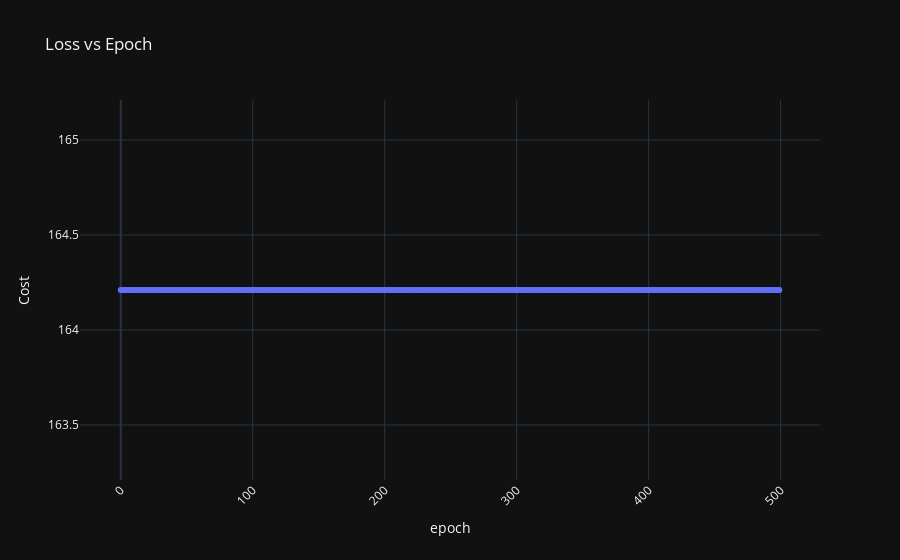

The notebook cell saved with this chart:
### Code cell
fig = px.line(
    ep_cost, 
    y="least_cost", 
    x="epoch", 
    labels={
        "least_cost": "Cost"
    },
    height=600,
    markers=True,
    title="Loss vs Epoch", 
)
fig.layout.template = "plotly_dark"
fig.update_xaxes(
    tickangle = -45,
)
fig.show()

### Figure 1 — Plotly figure (JSON) as saved in the notebook; plotly's stock layout.template omitted (floating-point values rounded to 4 significant figures; data arrays with more than 128 entries replaced by an {"elided": "..."} marker saying what was removed)
{"data": [{"hovertemplate": "epoch=%{x}<br>Cost=%{y}<extra></extra>", "legendgroup": "", "line": {"color": "#636efa", "dash": "solid"}, "marker": {"symbol": "circle"}, "mode": "lines+markers", "name": "", "orientation": "v", "showlegend": false, "type": "scatter", "x": {"elided": "500 int values"}, "xaxis": "x", "y": {"elided": "500 float values"}, "yaxis": "y"}], "layout": {"autosize": true, "legend": {"tracegroupgap": 0}, "title": {"text": "Loss vs Epoch"}, "xaxis": {"anchor": "y", "autorange": true, "domain": [0, 1], "range": [-29.33, 528.3], "tickangle": -45, "title": {"text": "epoch"}, "type": "linear"}, "yaxis": {"anchor": "x", "autorange": true, "domain": [0, 1], "range": [163.2, 165.2], "title": {"text": "Cost"}, "type": "linear"}}}
